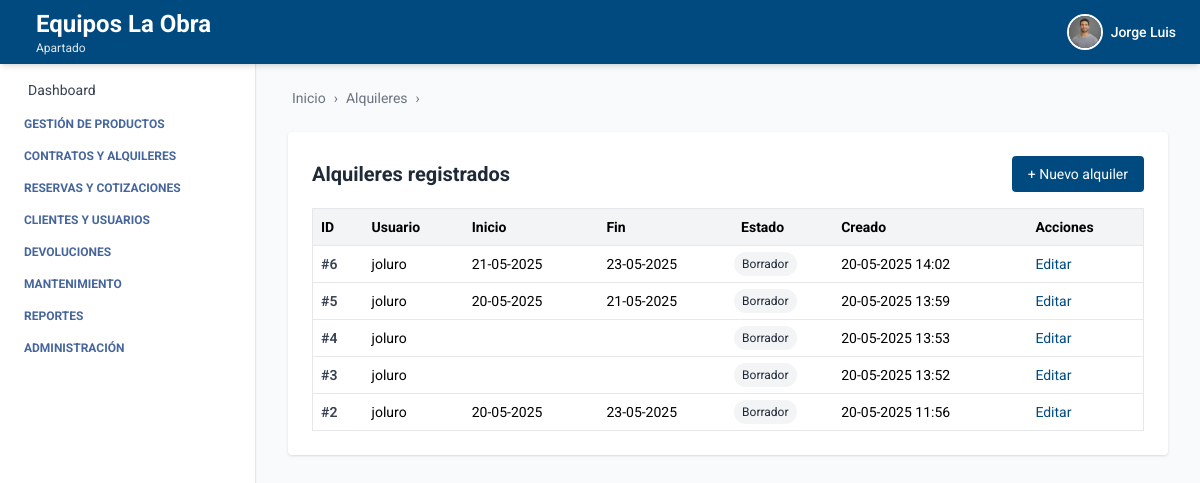
Before: /alquiler/ (signed in) with the older database file.
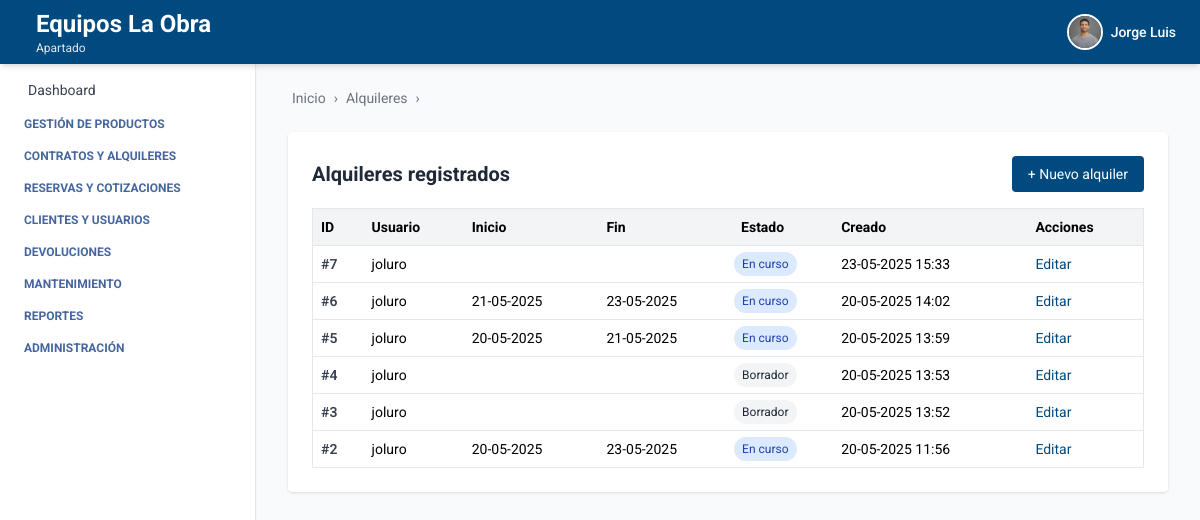
After: the same page with the newer database file.
### autenticacion/models.py (models this page shows, shortened)
class Usuario(AbstractUser):
    telefono = models.CharField(max_length=20, blank=True, null=True)
    empresa = models.ForeignKey(Empresa, on_delete=models.SET_NULL, null=True, blank=True)
    sucursal = models.ForeignKey(Sucursal, on_delete=models.SET_NULL, null=True, blank=True)
    ESTADOS = [
        ("activo", "Activo"),
        ("inactivo", "Inactivo"),
    ]
    estado = models.CharField(max_length=10, choices=ESTADOS, default="activo")
    foto_perfil = models.ImageField(upload_to='usuarios/img/', blank=True, null=True)
    groups = models.ManyToManyField(
        Group,
        related_name='usuarios',  # Evita conflicto con 'user_set'
        blank=True,
        help_text='The groups this user belongs to.',
        verbose_name='groups'
    )
    user_permissions = models.ManyToManyField(
        Permission,
        related_name='usuarios',  # Evita conflicto con 'user_set'
        blank=True,
        help_text='Specific permissions for this user.',
        verbose_name='user permissions'
    )

### empresa/models.py (models this page shows, shortened)
class Empresa(models.Model):
    ESTADOS = [
        ("activo", "Activo"),
        ("inactivo", "Inactivo"),
    ]
    nombre = models.CharField(max_length=100)
    nit = models.CharField(max_length=50, unique=True)
    ciudad = models.CharField(max_length=100, blank=True, null=True)
    direccion = models.CharField(max_length=255, blank=True, null=True)
    departamento = models.CharField(max_length=100, blank=True, null=True)
    telefono = models.CharField(max_length=20, blank=True, null=True)
    estado = models.CharField(max_length=20, choices=ESTADOS, default="activo")
    logo = models.ImageField(upload_to='empresas/img/', blank=True, null=True)

class Sucursal(models.Model):
    ESTADOS = [
        ("activo", "Activo"),
        ("inactivo", "Inactivo"),
    ]
    empresa = models.ForeignKey(Empresa, related_name='sucursales', on_delete=models.CASCADE)
    nombre = models.CharField(max_length=100)
    ciudad = models.CharField(max_length=100)
    direccion = models.CharField(max_length=255)
    departamento = models.CharField(max_length=100, blank=True, null=True)
    telefono = models.CharField(max_length=20, blank=True, null=True)
    estado = models.CharField(max_length=20, choices=ESTADOS, default="activo")

### alquiler/models.py (models this page shows, shortened)
class Alquiler(models.Model):
    ESTADOS_ALQUILER = [
        ('borrador', 'Borrador'),
        ('en_curso', 'En curso'),
        ('con_abono', 'Con abono'),
        ('liquidado', 'Liquidado'),
        ('cancelado', 'Cancelado'),
    ]
    usuario = models.ForeignKey(
        settings.AUTH_USER_MODEL, on_delete=models.CASCADE)
    cliente = models.ForeignKey(
        Cliente, on_delete=models.PROTECT, related_name='alquileres', null=True, blank=True)
    fecha_inicio = models.DateField(null=True, blank=True)
    fecha_fin = models.DateField(null=True, blank=True)
    observaciones = models.TextField(blank=True)
    total = models.DecimalField(
        max_digits=10, decimal_places=2, default=0.0,
        help_text="Total cobro del alquiler"
    )
    estado = models.CharField(
        max_length=20, choices=ESTADOS_ALQUILER, default='borrador')
    descuento_general = models.DecimalField(
        max_digits=5, decimal_places=2, default=0.0,
        help_text="Descuento general en % sobre el total del alquiler"
    )
    created_at = models.DateTimeField(auto_now_add=True)
    updated_at = models.DateTimeField(auto_now=True)
    created_by = models.ForeignKey(
        settings.AUTH_USER_MODEL, on_delete=models.SET_NULL,
        null=True, blank=True, related_name='alquileres_creados_por'
    )
    updated_by = models.ForeignKey(
        settings.AUTH_USER_MODEL, on_delete=models.SET_NULL,
        null=True, blank=True, related_name='alquileres_actualizados_por'
    )

### alquiler/views_alquiler.py (the view)
# urls.py: path('', alquiler_list, name='alquiler_list'),
@login_required
def alquiler_list(request):
    alquileres = Alquiler.objects.filter(
        usuario__sucursal=request.user.sucursal).order_by('-created_at')
    context = {
        'alquileres': alquileres,
        'breadcrumb_items': [('Alquileres', 'Listado')]
    }
    return render(request, 'alquiler_list.html', context)

### alquiler/templates/alquiler_list.html
{% extends 'index.html' %}
{% load humanize %}
{% block breadcrumb %}
  {% include 'breadcrumb.html' with home='/' breadcrumbs=breadcrumb_items %}
{% endblock %}
{% block content %}
<div class="max-w-6xl mx-auto mt-6 bg-white p-6 rounded shadow">
  <div class="flex justify-between items-center mb-4">
    <h2 class="text-xl font-bold text-gray-800">Alquileres registrados</h2>
    <a href="{% url 'crear_alquiler' %}" class="bg-[var(--primary-color)] text-white px-4 py-2 rounded hover:bg-blue-700 transition text-sm">
      + Nuevo alquiler
    </a>
  </div>
  <table class="min-w-full bg-white border border-gray-200 text-sm rounded">
    <thead class="bg-gray-100 text-left">
      <tr>
        <th class="p-2">ID</th>
        <th class="p-2">Usuario</th>
        <th class="p-2">Inicio</th>
        <th class="p-2">Fin</th>
        <th class="p-2">Estado</th>
        <th class="p-2">Creado</th>
        <th class="p-2">Acciones</th>
      </tr>
    </thead>
    <tbody>
      {% for a in alquileres %}
        <tr class="border-t">
          <td class="p-2 font-semibold text-gray-700">#{{ a.id }}</td>
          <td class="p-2">{{ a.usuario.username }}</td>
          <td class="p-2">{{ a.fecha_inicio|default:"—"|date:"d-m-Y" }}</td>
          <td class="p-2">{{ a.fecha_fin|default:"—"|date:"d-m-Y" }}</td>
          <td>
            <span class="inline-block text-xs px-2 py-1 rounded-full
                    {% if a.estado == 'borrador' %}
                      bg-gray-100 text-gray-800
                            {% elif a.estado == 'en_curso' %}
                      bg-blue-100 text-blue-800
                            {% elif a.estado == 'con_abono' %}
                      bg-yellow-100 text-yellow-800
                            {% elif a.estado == 'liquidado' %}
                      bg-green-100 text-green-800
                            {% elif a.estado == 'cancelado' %}
                      bg-red-100 text-red-800
                      {% endif %}">
            {{ a.get_estado_display }}
          </span>
          </td>
          <td class="p-2">{{ a.created_at|date:"d-m-Y H:i" }}</td>
          <td class="p-2">
            <a href="{% url 'editar_alquiler' a.id %}" class="text-[var(--primary-color)] hover:underline">Editar</a>
          </td>
        </tr>
      {% empty %}
        <tr>
          <td colspan="6" class="p-4 text-center text-gray-500">No hay alquileres registrados.</td>
        </tr>
      {% endfor %}
    </tbody>
  </table>
</div>
{% endblock %}

### core/templates/index.html (shortened to what this page needs)
<!DOCTYPE html>
<html lang="es">
  <head>
    <script src="https://cdn.tailwindcss.com"></script>
  </head>
  <body class="bg-gray-50 min-h-screen">
    {% include 'header.html' %}
    <aside class="fixed top-16 left-0 w-64 bg-white h-[calc(100vh-4rem)] overflow-y-auto border-r shadow-sm hidden sm:block">
      {% include 'navbar.html' %}
    </aside>
    <div class="ml-64 pt-14 min-h-screen">
      <main class="p-8">
        {% block breadcrumb %}{% endblock %}
        {% block content %}{% endblock %}
      </main>
    </div>
  </body>
</html>

### core/templates/header.html (shortened to what this page needs)
<header class="bg-[var(--primary-color)] shadow-md w-full h-16 flex items-center px-6 justify-between fixed top-0 left-0 z-10">
  <h1 class="text-white flex items-center gap-3 leading-tight">
    <div class="leading-tight">
  {% if request.user.is_authenticated %}
    {% if request.user.empresa %}
      <span class="text-xl sm:text-2xl font-bold block">
        {{ request.user.empresa.nombre }}
      </span>
    {% endif %}
    {% if request.user.sucursal %}
      <span class="text-xs text-gray-200 block">
        {{ request.user.sucursal.nombre }}
      </span>
    {% endif %}
  {% else %}
    <span class="text-xl text-gray-200 block">Gestión inteligente de Equipos</span>
  {% endif %}
</div>
  </h1>
  {% if request.user.is_authenticated %}
  <div x-data="{ open: false }" class="relative flex items-center space-x-3 cursor-pointer" @click.away="open = false">
    <button @click="open = !open" class="flex items-center space-x-2 focus:outline-none">
      {% if request.user.foto_perfil %}
        <img src="{{ request.user.foto_perfil.url }}" alt="Perfil" class="w-9 h-9 rounded-full object-cover border-2 border-white" />
      {% else %}
        <div class="w-9 h-9 rounded-full bg-white text-[var(--primary-color)] flex items-center justify-center font-bold text-sm">
          {{ request.user.first_name|first }}{{ request.user.last_name|first }}
        </div>
      {% endif %}
      <span class="text-white hidden sm:block text-sm font-medium">{{ request.user.first_name }}</span>
    </button>
  </div>
  {% endif %}
</header>

### core/templates/navbar.html (shortened to what this page needs)
<nav class="p-4 text-sm space-y-4">
  <ul class="space-y-4">
    <li>
      <a href="#" class="flex items-center gap-3 text-gray-700 hover:text-[var(--primary-color)] transition">
        Dashboard
      </a>
    </li>
  </ul>
  <details id="menu-productos" class="menu-toggle group">
    <summary class="cursor-pointer text-[var(--text-aside-color)] uppercase text-xs font-bold flex items-center gap-2">
       Gestión de productos
    </summary>
  </details>
  <details id="menu-alquileres" class="menu-toggle group">
    <summary class="cursor-pointer text-[var(--text-aside-color)] uppercase text-xs font-bold flex items-center gap-2">
       Contratos y alquileres
    </summary>
  </details>
  <details id="menu-cotizaciones" class="menu-toggle group">
    <summary class="cursor-pointer text-[var(--text-aside-color)] uppercase text-xs font-bold flex items-center gap-2">
       Reservas y cotizaciones
    </summary>
  </details>
  <details id="menu-clientes" class="menu-toggle group">
    <summary class="cursor-pointer text-[var(--text-aside-color)] uppercase text-xs font-bold flex items-center gap-2">
       Clientes y usuarios
    </summary>
  </details>
  <details id="menu-devoluciones" class="menu-toggle group">
    <summary class="cursor-pointer text-[var(--text-aside-color)] uppercase text-xs font-bold flex items-center gap-2">
       Devoluciones
    </summary>
  </details>
  <details id="menu-mantenimiento" class="menu-toggle group">
    <summary class="cursor-pointer text-[var(--text-aside-color)] uppercase text-xs font-bold flex items-center gap-2">
       Mantenimiento
    </summary>
  </details>
  <details id="menu-reportes" class="menu-toggle group">
    <summary class="cursor-pointer text-[var(--text-aside-color)] uppercase text-xs font-bold flex items-center gap-2">
       Reportes
    </summary>
  </details>
  <details id="menu-admin" class="menu-toggle group">
    <summary class="cursor-pointer text-[var(--text-aside-color)] uppercase text-xs font-bold flex items-center gap-2">
       Administración
    </summary>
  </details>
</nav>

### core/templates/breadcrumb.html (shortened to what this page needs)
<nav class="text-sm text-gray-500 mb-4 flex items-center gap-1">
    {% if home %}
      <a href="{{ home }}" class="hover:text-[var(--primary-color)] flex items-center gap-1">
         Inicio
      </a>
      <span class="mx-1">›</span>
    {% endif %}
    {% for label, url in breadcrumbs %}
      {% if url %}
        <a href="{{ url }}" class="hover:text-[var(--primary-color)]">{{ label }}</a>
        <span class="mx-1">›</span>
      {% else %}
        <span class="text-gray-700 font-semibold">{{ label }}</span>
      {% endif %}
    {% endfor %}
  </nav>

### core/templates/index.html (style rules this page uses)
:root { --primary-color: #004a80; --text-aside-color: rgb(69, 101, 156); }
body { font-family: 'Roboto', sans-serif; }

Changed rows visible on the page:
added Alquiler: id "7", usuario.username "joluro", estado "En curso", created_at "23-05-2025 15:33"
changed Alquiler id 6: estado "Borrador" → "En curso"
changed Alquiler id 5: estado "Borrador" → "En curso"
changed Alquiler id 2: estado "Borrador" → "En curso"
